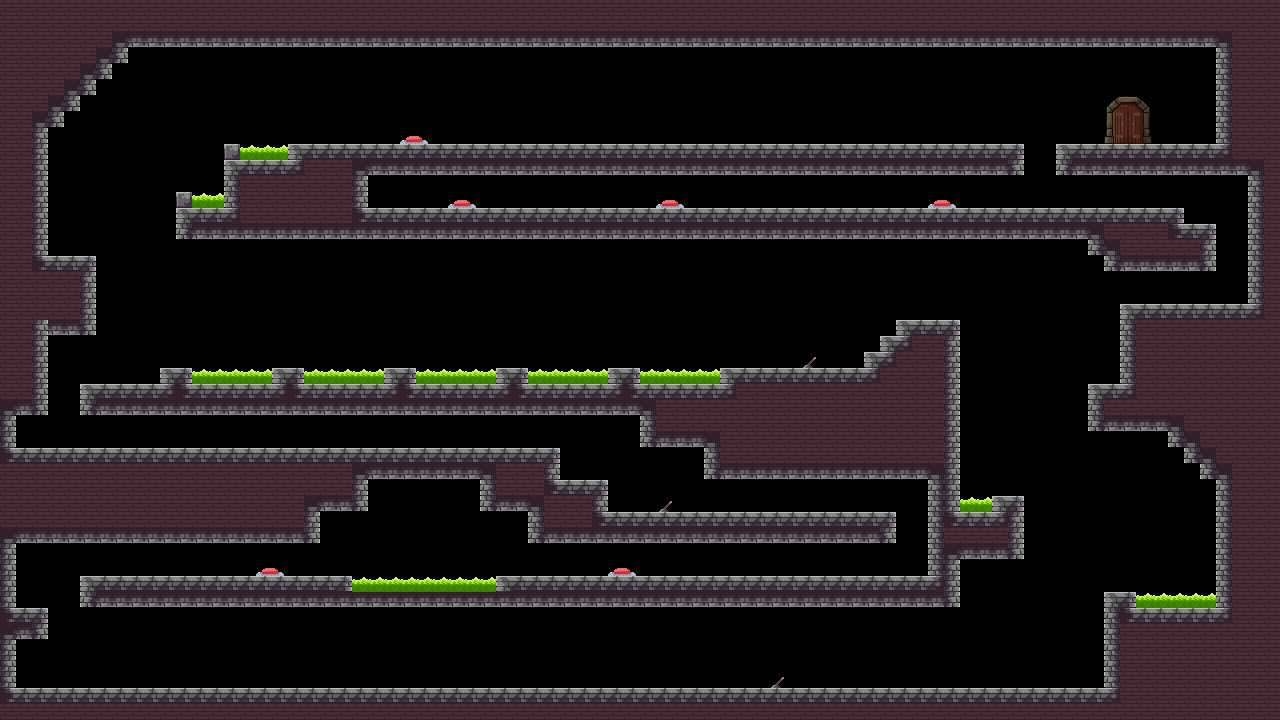

This is a level from a 2D game, rendered from its Tiled map with the project's own tilesets. A one-line summary and the map file follow, with tile-layer data summarised:
An orthogonal 80x45 tile map with 16x16 px tiles, 11 tile layers (Platforms, Door, Dont Touch, Lever 1, ...), 4 tilesets.

<map version="1.9" tiledversion="1.9.0" orientation="orthogonal" renderorder="right-down" width="80" height="45" tilewidth="16" tileheight="16" infinite="0" nextlayerid="13" nextobjectid="1">
 <editorsettings>
  <export format="json" />
 </editorsettings>
 <tileset firstgid="1" source="Dungeon_Tiles_TS_1.tsx" />
 <tileset firstgid="43" source="Acid_TS.tsx" />
 <tileset firstgid="44" source="button_TS.tsx" />
 <tileset firstgid="45" source="door_TS.tsx" />
 <layer id="1" name="Platforms" width="80" height="45">
  <data>[3600 cells, 1601 non-empty, 21 distinct tile ids]</data>
 </layer>
 <layer id="6" name="Door" width="80" height="45">
  <data>[3600 cells, 1 non-empty, 1 distinct tile ids]</data>
 </layer>
 <layer id="3" name="Dont Touch" width="80" height="45">
  <data>[3600 cells, 46 non-empty, 1 distinct tile ids]</data>
 </layer>
 <layer id="4" name="Lever 1" width="80" height="45">
  <data>[3600 cells, 2 non-empty, 1 distinct tile ids]</data>
 </layer>
 <layer id="8" name="Lever 2" width="80" height="45">
  <data>[3600 cells, 1 non-empty, 1 distinct tile ids]</data>
 </layer>
 <layer id="5" name="Button 1" width="80" height="45">
  <data>[3600 cells, 1 non-empty, 1 distinct tile ids]</data>
 </layer>
 <layer id="7" name="Button 2" width="80" height="45">
  <data>[3600 cells, 1 non-empty, 1 distinct tile ids]</data>
 </layer>
 <layer id="9" name="Button 3" width="80" height="45">
  <data>[3600 cells, 1 non-empty, 1 distinct tile ids]</data>
 </layer>
 <layer id="10" name="Button 4" width="80" height="45">
  <data>[3600 cells, 1 non-empty, 1 distinct tile ids]</data>
 </layer>
 <layer id="11" name="Button 5" width="80" height="45">
  <data>[3600 cells, 1 non-empty, 1 distinct tile ids]</data>
 </layer>
 <layer id="12" name="Button 6" width="80" height="45">
  <data>[3600 cells, 1 non-empty, 1 distinct tile ids]</data>
 </layer>
</map>